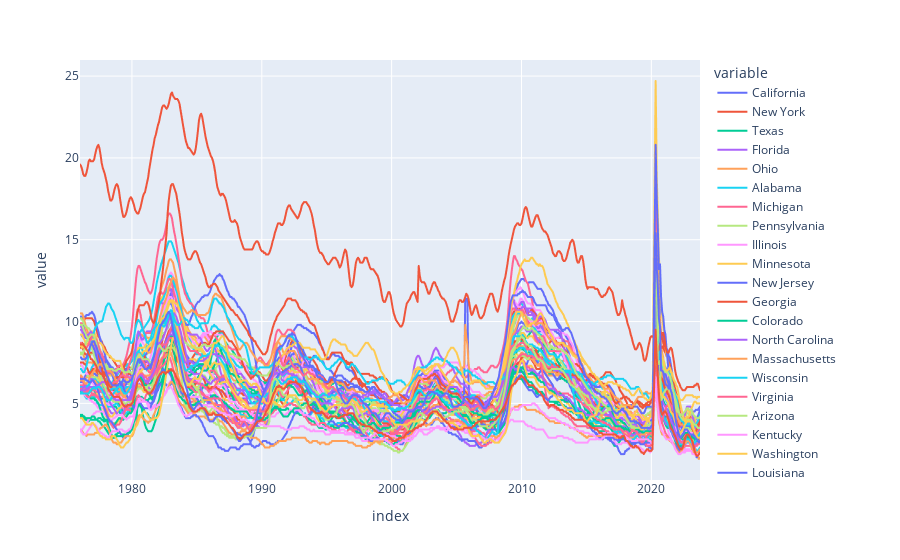

The notebook cell this image was saved under:
### Code cell
# Plot States Unemployment Rate
px.line(uemp_states)

### Figure 1 — Plotly figure (JSON) as saved in the notebook; plotly's stock layout.template omitted (floating-point values rounded to 4 significant figures; data arrays with more than 128 entries replaced by an {"elided": "..."} marker saying what was removed)
{"data": [{"hovertemplate": "variable=California<br>index=%{x}<br>value=%{y}<extra></extra>", "legendgroup": "California", "line": {"color": "#636efa", "dash": "solid"}, "marker": {"symbol": "circle"}, "mode": "lines", "name": "California", "showlegend": true, "type": "scattergl", "x": {"elided": "572 str values"}, "xaxis": "x", "y": {"elided": "572 float values"}, "yaxis": "y"}, {"hovertemplate": "variable=New York<br>index=%{x}<br>value=%{y}<extra></extra>", "legendgroup": "New York", "line": {"color": "#EF553B", "dash": "solid"}, "marker": {"symbol": "circle"}, "mode": "lines", "name": "New York", "showlegend": true, "type": "scattergl", "x": {"elided": "572 str values"}, "xaxis": "x", "y": {"elided": "572 float values"}, "yaxis": "y"}, {"hovertemplate": "variable=Texas<br>index=%{x}<br>value=%{y}<extra></extra>", "legendgroup": "Texas", "line": {"color": "#00cc96", "dash": "solid"}, "marker": {"symbol": "circle"}, "mode": "lines", "name": "Texas", "showlegend": true, "type": "scattergl", "x": {"elided": "572 str values"}, "xaxis": "x", "y": {"elided": "572 float values"}, "yaxis": "y"}, {"hovertemplate": "variable=Florida<br>index=%{x}<br>value=%{y}<extra></extra>", "legendgroup": "Florida", "line": {"color": "#ab63fa", "dash": "solid"}, "marker": {"symbol": "circle"}, "mode": "lines", "name": "Florida", "showlegend": true, "type": "scattergl", "x": {"elided": "572 str values"}, "xaxis": "x", "y": {"elided": "572 float values"}, "yaxis": "y"}, {"hovertemplate": "variable=Ohio<br>index=%{x}<br>value=%{y}<extra></extra>", "legendgroup": "Ohio", "line": {"color": "#FFA15A", "dash": "solid"}, "marker": {"symbol": "circle"}, "mode": "lines", "name": "Ohio", "showlegend": true, "type": "scattergl", "x": {"elided": "572 str values"}, "xaxis": "x", "y": {"elided": "572 float values"}, "yaxis": "y"}, {"hovertemplate": "variable=Alabama<br>index=%{x}<br>value=%{y}<extra></extra>", "legendgroup": "Alabama", "line": {"color": "#19d3f3", "dash": "solid"}, "marker": {"symbol": "circle"}, "mode": "lines", "name": "Alabama", "showlegend": true, "type": "scattergl", "x": {"elided": "572 str values"}, "xaxis": "x", "y": {"elided": "572 float values"}, "yaxis": "y"}, {"hovertemplate": "variable=Michigan<br>index=%{x}<br>value=%{y}<extra></extra>", "legendgroup": "Michigan", "line": {"color": "#FF6692", "dash": "solid"}, "marker": {"symbol": "circle"}, "mode": "lines", "name": "Michigan", "showlegend": true, "type": "scattergl", "x": {"elided": "572 str values"}, "xaxis": "x", "y": {"elided": "572 float values"}, "yaxis": "y"}, {"hovertemplate": "variable=Pennsylvania<br>index=%{x}<br>value=%{y}<extra></extra>", "legendgroup": "Pennsylvania", "line": {"color": "#B6E880", "dash": "solid"}, "marker": {"symbol": "circle"}, "mode": "lines", "name": "Pennsylvania", "showlegend": true, "type": "scattergl", "x": {"elided": "572 str values"}, "xaxis": "x", "y": {"elided": "572 float values"}, "yaxis": "y"}, {"hovertemplate": "variable=Illinois<br>index=%{x}<br>value=%{y}<extra></extra>", "legendgroup": "Illinois", "line": {"color": "#FF97FF", "dash": "solid"}, "marker": {"symbol": "circle"}, "mode": "lines", "name": "Illinois", "showlegend": true, "type": "scattergl", "x": {"elided": "572 str values"}, "xaxis": "x", "y": {"elided": "572 float values"}, "yaxis": "y"}, {"hovertemplate": "variable=Minnesota<br>index=%{x}<br>value=%{y}<extra></extra>", "legendgroup": "Minnesota", "line": {"color": "#FECB52", "dash": "solid"}, "marker": {"symbol": "circle"}, "mode": "lines", "name": "Minnesota", "showlegend": true, "type": "scattergl", "x": {"elided": "572 str values"}, "xaxis": "x", "y": {"elided": "572 float values"}, "yaxis": "y"}, {"hovertemplate": "variable=New Jersey<br>index=%{x}<br>value=%{y}<extra></extra>", "legendgroup": "New Jersey", "line": {"color": "#636efa", "dash": "solid"}, "marker": {"symbol": "circle"}, "mode": "lines", "name": "New Jersey", "showlegend": true, "type": "scattergl", "x": {"elided": "572 str values"}, "xaxis": "x", "y": {"elided": "572 float values"}, "yaxis": "y"}, {"hovertemplate": "variable=Georgia<br>index=%{x}<br>value=%{y}<extra></extra>", "legendgroup": "Georgia", "line": {"color": "#EF553B", "dash": "solid"}, "marker": {"symbol": "circle"}, "mode": "lines", "name": "Georgia", "showlegend": true, "type": "scattergl", "x": {"elided": "572 str values"}, "xaxis": "x", "y": {"elided": "572 float values"}, "yaxis": "y"}, {"hovertemplate": "variable=Colorado<br>index=%{x}<br>value=%{y}<extra></extra>", "legendgroup": "Colorado", "line": {"color": "#00cc96", "dash": "solid"}, "marker": {"symbol": "circle"}, "mode": "lines", "name": "Colorado", "showlegend": true, "type": "scattergl", "x": {"elided": "572 str values"}, "xaxis": "x", "y": {"elided": "572 float values"}, "yaxis": "y"}, {"hovertemplate": "variable=North Carolina<br>index=%{x}<br>value=%{y}<extra></extra>", "legendgroup": "North Carolina", "line": {"color": "#ab63fa", "dash": "solid"}, "marker": {"symbol": "circle"}, "mode": "lines", "name": "North Carolina", "showlegend": true, "type": "scattergl", "x": {"elided": "572 str values"}, "xaxis": "x", "y": {"elided": "572 float values"}, "yaxis": "y"}, {"hovertemplate": "variable=Massachusetts<br>index=%{x}<br>value=%{y}<extra></extra>", "legendgroup": "Massachusetts", "line": {"color": "#FFA15A", "dash": "solid"}, "marker": {"symbol": "circle"}, "mode": "lines", "name": "Massachusetts", "showlegend": true, "type": "scattergl", "x": {"elided": "572 str values"}, "xaxis": "x", "y": {"elided": "572 float values"}, "yaxis": "y"}, {"hovertemplate": "variable=Wisconsin<br>index=%{x}<br>value=%{y}<extra></extra>", "legendgroup": "Wisconsin", "line": {"color": "#19d3f3", "dash": "solid"}, "marker": {"symbol": "circle"}, "mode": "lines", "name": "Wisconsin", "showlegend": true, "type": "scattergl", "x": {"elided": "572 str values"}, "xaxis": "x", "y": {"elided": "572 float values"}, "yaxis": "y"}, {"hovertemplate": "variable=Virginia<br>index=%{x}<br>value=%{y}<extra></extra>", "legendgroup": "Virginia", "line": {"color": "#FF6692", "dash": "solid"}, "marker": {"symbol": "circle"}, "mode": "lines", "name": "Virginia", "showlegend": true, "type": "scattergl", "x": {"elided": "572 str values"}, "xaxis": "x", "y": {"elided": "572 float values"}, "yaxis": "y"}, {"hovertemplate": "variable=Arizona<br>index=%{x}<br>value=%{y}<extra></extra>", "legendgroup": "Arizona", "line": {"color": "#B6E880", "dash": "solid"}, "marker": {"symbol": "circle"}, "mode": "lines", "name": "Arizona", "showlegend": true, "type": "scattergl", "x": {"elided": "572 str values"}, "xaxis": "x", "y": {"elided": "572 float values"}, "yaxis": "y"}, {"hovertemplate": "variable=Kentucky<br>index=%{x}<br>value=%{y}<extra></extra>", "legendgroup": "Kentucky", "line": {"color": "#FF97FF", "dash": "solid"}, "marker": {"symbol": "circle"}, "mode": "lines", "name": "Kentucky", "showlegend": true, "type": "scattergl", "x": {"elided": "572 str values"}, "xaxis": "x", "y": {"elided": "572 float values"}, "yaxis": "y"}, {"hovertemplate": "variable=Washington<br>index=%{x}<br>value=%{y}<extra></extra>", "legendgroup": "Washington", "line": {"color": "#FECB52", "dash": "solid"}, "marker": {"symbol": "circle"}, "mode": "lines", "name": "Washington", "showlegend": true, "type": "scattergl", "x": {"elided": "572 str values"}, "xaxis": "x", "y": {"elided": "572 float values"}, "yaxis": "y"}, {"hovertemplate": "variable=Louisiana<br>index=%{x}<br>value=%{y}<extra></extra>", "legendgroup": "Louisiana", "line": {"color": "#636efa", "dash": "solid"}, "marker": {"symbol": "circle"}, "mode": "lines", "name": "Louisiana", "showlegend": true, "type": "scattergl", "x": {"elided": "572 str values"}, "xaxis": "x", "y": {"elided": "572 float values"}, "yaxis": "y"}, {"hovertemplate": "variable=New Mexico<br>index=%{x}<br>value=%{y}<extra></extra>", "legendgroup": "New Mexico", "line": {"color": "#EF553B", "dash": "solid"}, "marker": {"symbol": "circle"}, "mode": "lines", "name": "New Mexico", "showlegend": true, "type": "scattergl", "x": {"elided": "572 str values"}, "xaxis": "x", "y": {"elided": "572 float values"}, "yaxis": "y"}, {"hovertemplate": "variable=Iowa<br>index=%{x}<br>value=%{y}<extra></extra>", "legendgroup": "Iowa", "line": {"color": "#00cc96", "dash": "solid"}, "marker": {"symbol": "circle"}, "mode": "lines", "name": "Iowa", "showlegend": true, "type": "scattergl", "x": {"elided": "572 str values"}, "xaxis": "x", "y": {"elided": "572 float values"}, "yaxis": "y"}, {"hovertemplate": "variable=Oregon<br>index=%{x}<br>value=%{y}<extra></extra>", "legendgroup": "Oregon", "line": {"color": "#ab63fa", "dash": "solid"}, "marker": {"symbol": "circle"}, "mode": "lines", "name": "Oregon", "showlegend": true, "type": "scattergl", "x": {"elided": "572 str values"}, "xaxis": "x", "y": {"elided": "572 float values"}, "yaxis": "y"}, {"hovertemplate": "variable=Maryland<br>index=%{x}<br>value=%{y}<extra></extra>", "legendgroup": "Maryland", "line": {"color": "#FFA15A", "dash": "solid"}, "marker": {"symbol": "circle"}, "mode": "lines", "name": "Maryland", "showlegend": true, "type": "scattergl", "x": {"elided": "572 str values"}, "xaxis": "x", "y": {"elided": "572 float values"}, "yaxis": "y"}, {"hovertemplate": "variable=Tennessee<br>index=%{x}<br>value=%{y}<extra></extra>", "legendgroup": "Tennessee", "line": {"color": "#19d3f3", "dash": "solid"}, "marker": {"symbol": "circle"}, "mode": "lines", "name": "Tennessee", "showlegend": true, "type": "scattergl", "x": {"elided": "572 str values"}, "xaxis": "x", "y": {"elided": "572 float values"}, "yaxis": "y"}, {"hovertemplate": "variable=Indiana<br>index=%{x}<br>value=%{y}<extra></extra>", "legendgroup": "Indiana", "line": {"color": "#FF6692", "dash": "solid"}, "marker": {"symbol": "circle"}, "mode": "lines", "name": "Indiana", "showlegend": true, "type": "scattergl", "x": {"elided": "572 str values"}, "xaxis": "x", "y": {"elided": "572 float values"}, "yaxis": "y"}, {"hovertemplate": "variable=Arkansas<br>index=%{x}<br>value=%{y}<extra></extra>", "legendgroup": "Arkansas", "line": {"color": "#B6E880", "dash": "solid"}, "marker": {"symbol": "circle"}, "mode": "lines", "name": "Arkansas", "showlegend": true, "type": "scattergl", "x": {"elided": "572 str values"}, "xaxis": "x", "y": {"elided": "572 float values"}, "yaxis": "y"}, {"hovertemplate": "variable=South Carolina<br>index=%{x}<br>value=%{y}<extra></extra>", "legendgroup": "South Carolina", "line": {"color": "#FF97FF", "dash": "solid"}, "marker": {"symbol": "circle"}, "mode": "lines", "name": "South Carolina", "showlegend": true, "type": "scattergl", "x": {"elided": "572 str values"}, "xaxis": "x", "y": {"elided": "572 float values"}, "yaxis": "y"}, {"hovertemplate": "variable=Nevada<br>index=%{x}<br>value=%{y}<extra></extra>", "legendgroup": "Nevada", "line": {"color": "#FECB52", "dash": "solid"}, "marker": {"symbol": "circle"}, "mode": "lines", "name": "Nevada", "showlegend": true, "type": "scattergl", "x": {"elided": "572 str values"}, "xaxis": "x", "y": {"elided": "572 float values"}, "yaxis": "y"}, {"hovertemplate": "variable=Hawaii<br>index=%{x}<br>value=%{y}<extra></extra>", "legendgroup": "Hawaii", "line": {"color": "#636efa", "dash": "solid"}, "marker": {"symbol": "circle"}, "mode": "lines", "name": "Hawaii", "showlegend": true, "type": "scattergl", "x": {"elided": "572 str values"}, "xaxis": "x", "y": {"elided": "572 float values"}, "yaxis": "y"}, {"hovertemplate": "variable=West Virginia<br>index=%{x}<br>value=%{y}<extra></extra>", "legendgroup": "West Virginia", "line": {"color": "#EF553B", "dash": "solid"}, "marker": {"symbol": "circle"}, "mode": "lines", "name": "West Virginia", "showlegend": true, "type": "scattergl", "x": {"elided": "572 str values"}, "xaxis": "x", "y": {"elided": "572 float values"}, "yaxis": "y"}, {"hovertemplate": "variable=Oklahoma<br>index=%{x}<br>value=%{y}<extra></extra>", "legendgroup": "Oklahoma", "line": {"color": "#00cc96", "dash": "solid"}, "marker": {"symbol": "circle"}, "mode": "lines", "name": "Oklahoma", "showlegend": true, "type": "scattergl", "x": {"elided": "572 str values"}, "xaxis": "x", "y": {"elided": "572 float values"}, "yaxis": "y"}, {"hovertemplate": "variable=Missouri<br>index=%{x}<br>value=%{y}<extra></extra>", "legendgroup": "Missouri", "line": {"color": "#ab63fa", "dash": "solid"}, "marker": {"symbol": "circle"}, "mode": "lines", "name": "Missouri", "showlegend": true, "type": "scattergl", "x": {"elided": "572 str values"}, "xaxis": "x", "y": {"elided": "572 float values"}, "yaxis": "y"}, {"hovertemplate": "variable=Mississippi<br>index=%{x}<br>value=%{y}<extra></extra>", "legendgroup": "Mississippi", "line": {"color": "#FFA15A", "dash": "solid"}, "marker": {"symbol": "circle"}, "mode": "lines", "name": "Mississippi", "showlegend": true, "type": "scattergl", "x": {"elided": "572 str values"}, "xaxis": "x", "y": {"elided": "572 float values"}, "yaxis": "y"}, {"hovertemplate": "variable=Alaska<br>index=%{x}<br>value=%{y}<extra></extra>", "legendgroup": "Alaska", "line": {"color": "#19d3f3", "dash": "solid"}, "marker": {"symbol": "circle"}, "mode": "lines", "name": "Alaska", "showlegend": true, "type": "scattergl", "x": {"elided": "572 str values"}, "xaxis": "x", "y": {"elided": "572 float values"}, "yaxis": "y"}, {"hovertemplate": "variable=Utah<br>index=%{x}<br>value=%{y}<extra></extra>", "legendgroup": "Utah", "line": {"color": "#FF6692", "dash": "solid"}, "marker": {"symbol": "circle"}, "mode": "lines", "name": "Utah", "showlegend": true, "type": "scattergl", "x": {"elided": "572 str values"}, "xaxis": "x", "y": {"elided": "572 float values"}, "yaxis": "y"}, {"hovertemplate": "variable=Connecticut<br>index=%{x}<br>value=%{y}<extra></extra>", "legendgroup": "Connecticut", "line": {"color": "#B6E880", "dash": "solid"}, "marker": {"symbol": "circle"}, "mode": "lines", "name": "Connecticut", "showlegend": true, "type": "scattergl", "x": {"elided": "572 str values"}, "xaxis": "x", "y": {"elided": "572 float values"}, "yaxis": "y"}, {"hovertemplate": "variable=North Dakota<br>index=%{x}<br>value=%{y}<extra></extra>", "legendgroup": "North Dakota", "line": {"color": "#FF97FF", "dash": "solid"}, "marker": {"symbol": "circle"}, "mode": "lines", "name": "North Dakota", "showlegend": true, "type": "scattergl", "x": {"elided": "572 str values"}, "xaxis": "x", "y": {"elided": "572 float values"}, "yaxis": "y"}, {"hovertemplate": "variable=the District of Columbia<br>index=%{x}<br>value=%{y}<extra></extra>", "legendgroup": "the District of Columbia", "line": {"color": "#FECB52", "dash": "solid"}, "marker": {"symbol": "circle"}, "mode": "lines", "name": "the District of Columbia", "showlegend": true, "type": "scattergl", "x": {"elided": "572 str values"}, "xaxis": "x", "y": {"elided": "572 float values"}, "yaxis": "y"}, {"hovertemplate": "variable=New Hampshire<br>index=%{x}<br>value=%{y}<extra></extra>", "legendgroup": "New Hampshire", "line": {"color": "#636efa", "dash": "solid"}, "marker": {"symbol": "circle"}, "mode": "lines", "name": "New Hampshire", "showlegend": true, "type": "scattergl", "x": {"elided": "572 str values"}, "xaxis": "x", "y": {"elided": "572 float values"}, "yaxis": "y"}, {"hovertemplate": "variable=Puerto Rico<br>index=%{x}<br>value=%{y}<extra></extra>", "legendgroup": "Puerto Rico", "line": {"color": "#EF553B", "dash": "solid"}, "marker": {"symbol": "circle"}, "mode": "lines", "name": "Puerto Rico", "showlegend": true, "type": "scattergl", "x": {"elided": "572 str values"}, "xaxis": "x", "y": {"elided": "572 float values"}, "yaxis": "y"}, {"hovertemplate": "variable=Kansas<br>index=%{x}<br>value=%{y}<extra></extra>", "legendgroup": "Kansas", "line": {"color": "#00cc96", "dash": "solid"}, "marker": {"symbol": "circle"}, "mode": "lines", "name": "Kansas", "showlegend": true, "type": "scattergl", "x": {"elided": "572 str values"}, "xaxis": "x", "y": {"elided": "572 float values"}, "yaxis": "y"}, {"hovertemplate": "variable=Montana<br>index=%{x}<br>value=%{y}<extra></extra>", "legendgroup": "Montana", "line": {"color": "#ab63fa", "dash": "solid"}, "marker": {"symbol": "circle"}, "mode": "lines", "name": "Montana", "showlegend": true, "type": "scattergl", "x": {"elided": "572 str values"}, "xaxis": "x", "y": {"elided": "572 float values"}, "yaxis": "y"}, {"hovertemplate": "variable=Nebraska<br>index=%{x}<br>value=%{y}<extra></extra>", "legendgroup": "Nebraska", "line": {"color": "#FFA15A", "dash": "solid"}, "marker": {"symbol": "circle"}, "mode": "lines", "name": "Nebraska", "showlegend": true, "type": "scattergl", "x": {"elided": "572 str values"}, "xaxis": "x", "y": {"elided": "572 float values"}, "yaxis": "y"}, {"hovertemplate": "variable=Idaho<br>index=%{x}<br>value=%{y}<extra></extra>", "legendgroup": "Idaho", "line": {"color": "#19d3f3", "dash": "solid"}, "marker": {"symbol": "circle"}, "mode": "lines", "name": "Idaho", "showlegend": true, "type": "scattergl", "x": {"elided": "572 str values"}, "xaxis": "x", "y": {"elided": "572 float values"}, "yaxis": "y"}, {"hovertemplate": "variable=Maine<br>index=%{x}<br>value=%{y}<extra></extra>", "legendgroup": "Maine", "line": {"color": "#FF6692", "dash": "solid"}, "marker": {"symbol": "circle"}, "mode": "lines", "name": "Maine", "showlegend": true, "type": "scattergl", "x": {"elided": "572 str values"}, "xaxis": "x", "y": {"elided": "572 float values"}, "yaxis": "y"}, {"hovertemplate": "variable=Delaware<br>index=%{x}<br>value=%{y}<extra></extra>", "legendgroup": "Delaware", "line": {"color": "#B6E880", "dash": "solid"}, "marker": {"symbol": "circle"}, "mode": "lines", "name": "Delaware", "showlegend": true, "type": "scattergl", "x": {"elided": "572 str values"}, "xaxis": "x", "y": {"elided": "572 float values"}, "yaxis": "y"}, {"hovertemplate": "variable=South Dakota<br>index=%{x}<br>value=%{y}<extra></extra>", "legendgroup": "South Dakota", "line": {"color": "#FF97FF", "dash": "solid"}, "marker": {"symbol": "circle"}, "mode": "lines", "name": "South Dakota", "showlegend": true, "type": "scattergl", "x": {"elided": "572 str values"}, "xaxis": "x", "y": {"elided": "572 float values"}, "yaxis": "y"}, {"hovertemplate": "variable=Wyoming<br>index=%{x}<br>value=%{y}<extra></extra>", "legendgroup": "Wyoming", "line": {"color": "#FECB52", "dash": "solid"}, "marker": {"symbol": "circle"}, "mode": "lines", "name": "Wyoming", "showlegend": true, "type": "scattergl", "x": {"elided": "572 str values"}, "xaxis": "x", "y": {"elided": "572 float values"}, "yaxis": "y"}, {"hovertemplate": "variable=Rhode Island<br>index=%{x}<br>value=%{y}<extra></extra>", "legendgroup": "Rhode Island", "line": {"color": "#636efa", "dash": "solid"}, "marker": {"symbol": "circle"}, "mode": "lines", "name": "Rhode Island", "showlegend": true, "type": "scattergl", "x": {"elided": "572 str values"}, "xaxis": "x", "y": {"elided": "572 float values"}, "yaxis": "y"}, {"hovertemplate": "variable=Vermont<br>index=%{x}<br>value=%{y}<extra></extra>", "legendgroup": "Vermont", "line": {"color": "#EF553B", "dash": "solid"}, "marker": {"symbol": "circle"}, "mode": "lines", "name": "Vermont", "showlegend": true, "type": "scattergl", "x": {"elided": "572 str values"}, "xaxis": "x", "y": {"elided": "572 float values"}, "yaxis": "y"}], "layout": {"legend": {"title": {"text": "variable"}, "tracegroupgap": 0}, "margin": {"t": 60}, "xaxis": {"anchor": "y", "domain": [0, 1], "title": {"text": "index"}}, "yaxis": {"anchor": "x", "domain": [0, 1], "title": {"text": "value"}}}}
